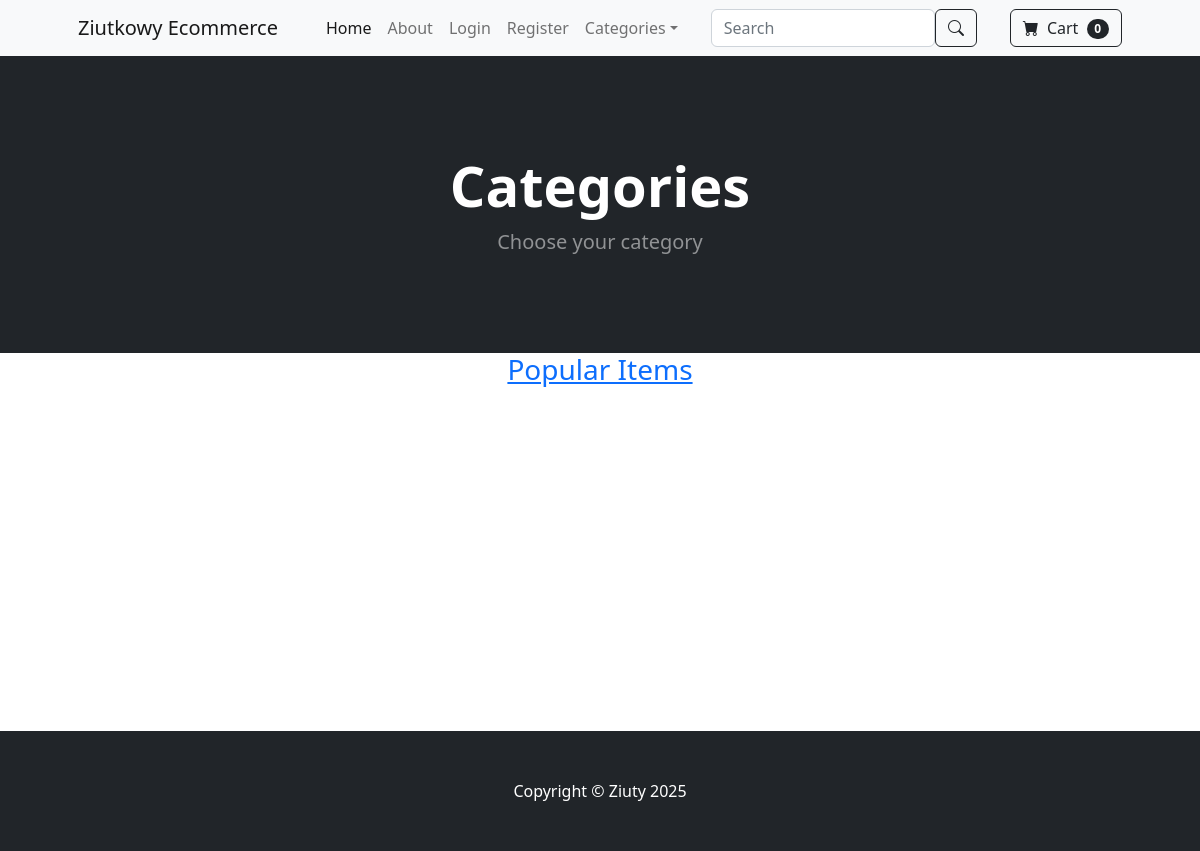
The app's page /category_summary/, older data.
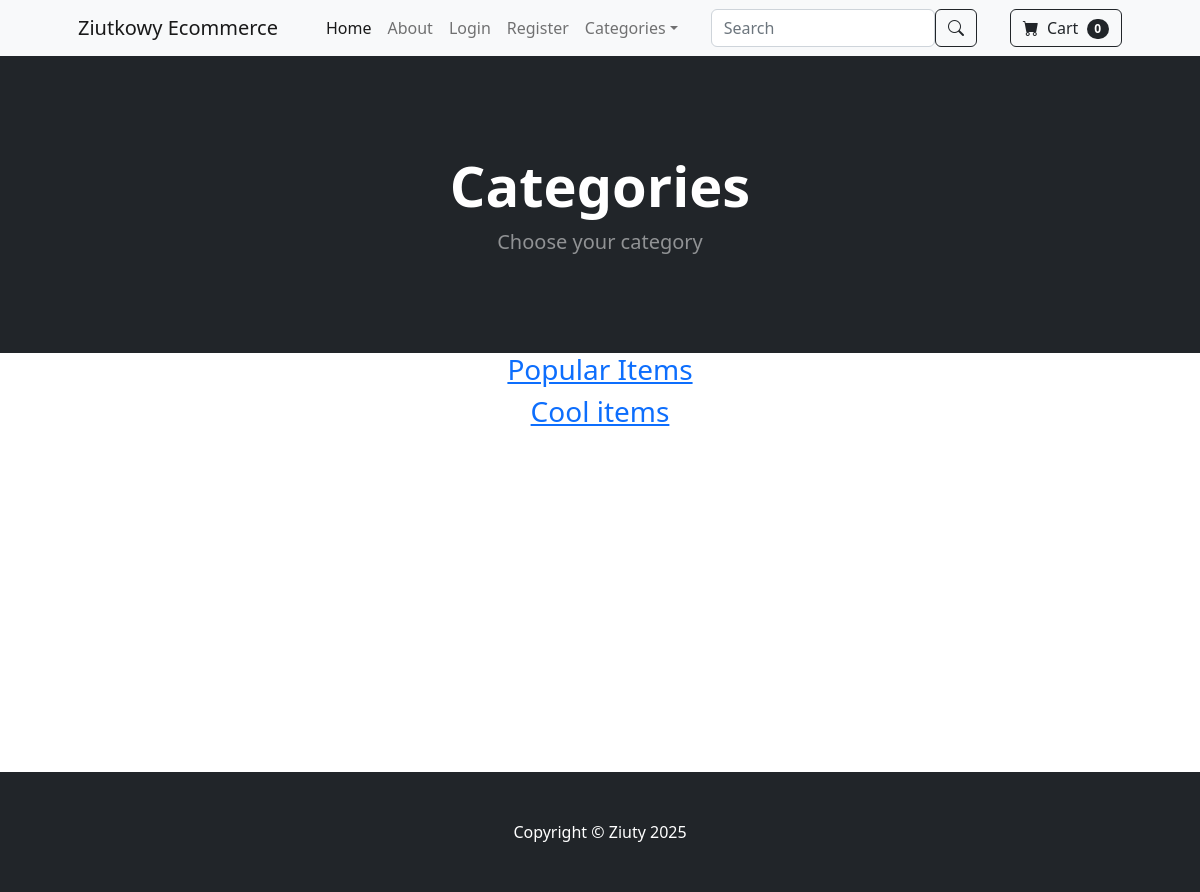
The same page, newer data.
### store/models.py (models this page shows, shortened)
class Category(models.Model):
    name = models.CharField(max_length=50)
    slug = models.SlugField(max_length=50, unique=True, blank=True)
    class Meta:
        verbose_name_plural ='categories'

### store/views.py (the view)
# urls.py: path('category_summary/', views.category_summary, name='category_summary'),
def category_summary(request):
    categories = Category.objects.all()
    return render(request, 'category_summary.html', {'categories': categories})

### cart/cart.py (called while the page is built)
    def __len__(self):
        return len(self.cart)

### cart/context_processors.py (called while the page is built)
def cart(request):
    return{'cart': Cart(request)}

### store/context_processors.py (called while the page is built)
def categories(request):
    return {'categories': Category.objects.all()}

### store/templates/category_summary.html
{% extends 'base.html' %}
{% block content %}
        <header class="bg-dark py-5">
            <div class="container px-4 px-lg-5 my-5">
                <div class="text-center text-white">
                    <h1 class="display-4 fw-bolder">Categories</h1>
                    <p class="lead fw-normal text-white-50 mb-0">Choose your category</p>
                </div>
            </div>
        </header>
        <div class="container">
            <div class="row">
                 <center>
                     <div class="col-8">
                        {%  for category in categories %}
                        <h3><a href="{% url 'category' category.slug %}">{{ category.name }}</a></h3>
                        {% endfor %}
                    <br></br><br></br><br></br><br></br><br></br><br></br><br></br>
                     </div>
                 </center>
            </div>
        </div>
{% endblock %}

Row changes from the older to the newer data that the page shows:
added Category: name "Cool items"
